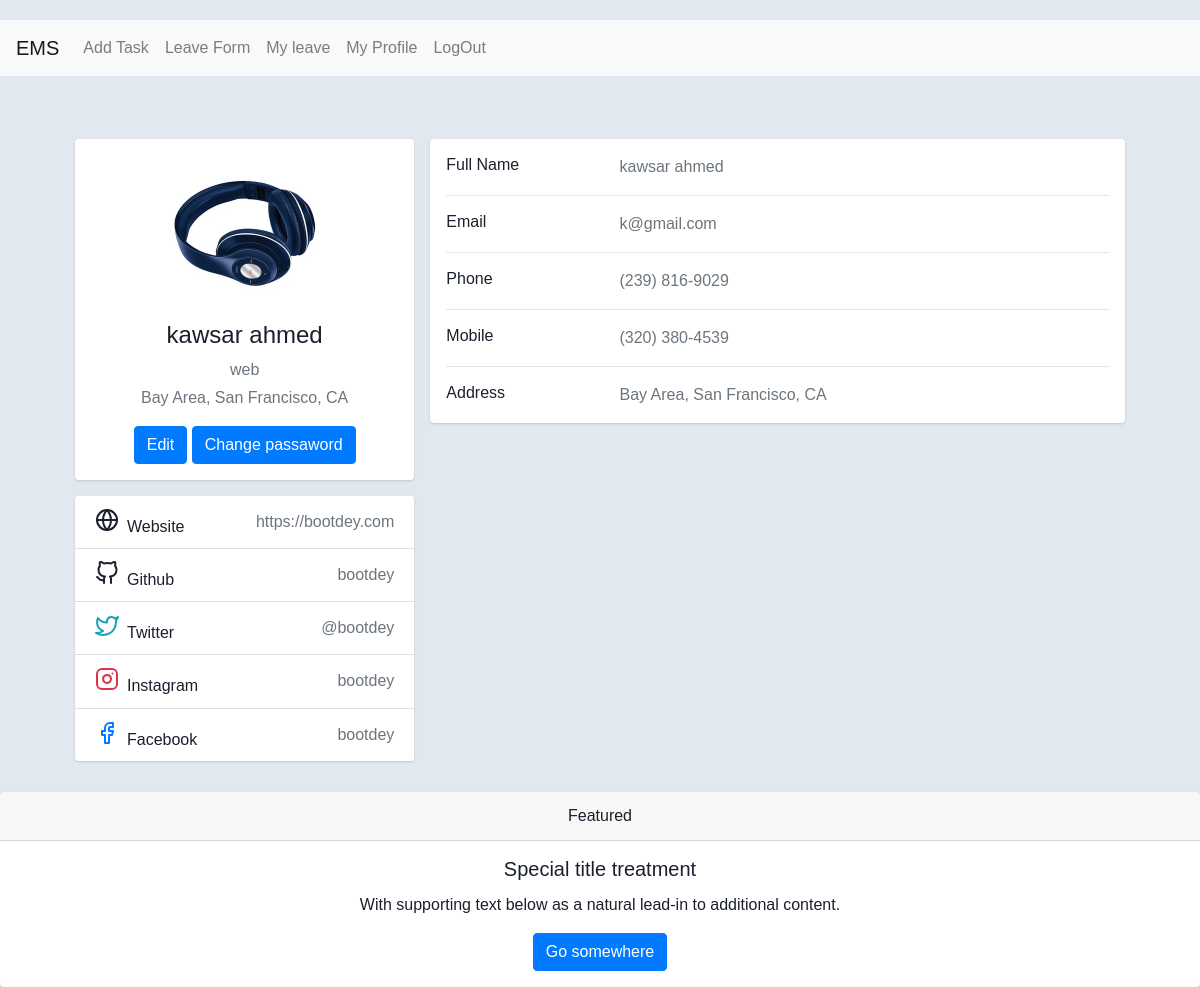
The page /my-profile (signed in) on the database its author committed.
### ppemsapp/models.py (models this page shows, shortened)
class Profile(models.Model):
    user = models.OneToOneField(User, on_delete=models.CASCADE)
    department = models.CharField(max_length = 250)
    profile_image = models.ImageField(blank = True, null = True, upload_to='img', default='si.png')
    def imgurl(self):
        try:
            image = self.profile_image.url
        except:
            image = ''
        return image

### ppemsapp/views.py (the view)
# urls.py: path('my-profile', my_profile, name='my_profile'),
@login_required(login_url='/login')
def my_profile(request):
    if request.user.is_authenticated:
        try:
            user = request.user
            print(user)
            if user:
                profile = Profile.objects.get(user = user)
                context = {'profile':profile}
                print('asdeeu')
                return render(request, 'profile.html', context)
        except:
            message = "user is not logged in"
            context = {'message':message}
            return render(request, 'profile.html', context)
    else:
        return redirect("/login")

### ppemsapp/templatetags/has_group.py (called while the page is built)
@register.filter(name='has_group')
def has_group(user, group_name):
    group = Group.objects.get(name=group_name)
    return True if group in user.groups.all() else False

### templates/profile.html (shortened to what this page needs)
{% extends 'base.html' %}
{% block content %}
<div class="container">
    <div class="main-body mt-5">
          <div class="row gutters-sm">
            <div class="col-md-4 mb-3">
              <div class="card">
                <div class="card-body">
                  <div class="d-flex flex-column align-items-center text-center">
                    <img src="{{ profile.imgurl }}" alt="Admin" class="rounded-circle" width="150">
                    <div class="mt-3">
                      <h4>{{ profile.user.first_name }} {{ profile.user.last_name }}</h4>
                      <p class="text-secondary mb-1">{{ profile.department }}</p>
                      <p class="text-muted font-size-sm">Bay Area, San Francisco, CA</p>
                      <a href="{% url 'edit_profile' %}"><button class="btn btn-primary">Edit</button></a>
                      <a href="{% url 'change_passaword' %}"><button class="btn btn-primary">Change passaword</button></a>
                    </div>
                  </div>
                </div>
              </div>
              <div class="card mt-3">
                <ul class="list-group list-group-flush">
                  <li class="list-group-item d-flex justify-content-between align-items-center flex-wrap">
                    <h6 class="mb-0">Website</h6>
                    <span class="text-secondary">https://bootdey.com</span>
                  </li>
                  <li class="list-group-item d-flex justify-content-between align-items-center flex-wrap">
                    <h6 class="mb-0">Github</h6>
                    <span class="text-secondary">bootdey</span>
                  </li>
                  <li class="list-group-item d-flex justify-content-between align-items-center flex-wrap">
                    <h6 class="mb-0">Twitter</h6>
                    <span class="text-secondary">@bootdey</span>
                  </li>
                  <li class="list-group-item d-flex justify-content-between align-items-center flex-wrap">
                    <h6 class="mb-0">Instagram</h6>
                    <span class="text-secondary">bootdey</span>
                  </li>
                  <li class="list-group-item d-flex justify-content-between align-items-center flex-wrap">
                    <h6 class="mb-0">Facebook</h6>
                    <span class="text-secondary">bootdey</span>
                  </li>
                </ul>
              </div>
            </div>
            <div class="col-md-8">
              <div class="card mb-3">
                <div class="card-body">
                  <div class="row">
                    <div class="col-sm-3">
                      <h6 class="mb-0">Full Name</h6>
                    </div>
                    <div class="col-sm-9 text-secondary">
                      {{ profile.user.first_name }} {{ profile.user.last_name }}
                    </div>
                  </div>
                  <hr>
                  <div class="row">
                    <div class="col-sm-3">
                      <h6 class="mb-0">Email</h6>
                    </div>
                    <div class="col-sm-9 text-secondary">
                      {{ profile.user.email }}
                    </div>
                  </div>
                  <hr>
                  <div class="row">
                    <div class="col-sm-3">
                      <h6 class="mb-0">Phone</h6>
                    </div>
                    <div class="col-sm-9 text-secondary">
                      (239) 816-9029
                    </div>
                  </div>
                  <hr>
                  <div class="row">
                    <div class="col-sm-3">
                      <h6 class="mb-0">Mobile</h6>
                    </div>
                    <div class="col-sm-9 text-secondary">
                      (320) 380-4539
                    </div>
                  </div>
                  <hr>
                  <div class="row">
                    <div class="col-sm-3">
                      <h6 class="mb-0">Address</h6>
                    </div>
                    <div class="col-sm-9 text-secondary">
                      Bay Area, San Francisco, CA
                    </div>
                  </div>
                </div>
              </div>
            </div>
          </div>
        </div>
    </div>
{% endblock %}

### static/css/popup.css (style rules this page uses)
body { font-family: Arial, sans-serif; height: 100vh; z-index: 999; }

### static/profile.css (style rules this page uses)
body { margin-top:20px; color: #1a202c; text-align: left; background-color: #e2e8f0; }
.main-body { padding: 15px; }
.card { box-shadow: 0 1px 3px 0 rgba(0,0,0,.1), 0 1px 2px 0 rgba(0,0,0,.06); }
.card { position: relative; display: flex; flex-direction: column; min-width: 0; word-wrap: break-word; background-color: #fff; background-clip: border-box; border: 0 solid rgba(0,0,0,.125); border-radius: .25rem; }
.card-body { flex: 1 1 auto; min-height: 1px; padding: 1rem; }
.gutters-sm { margin-right: -8px; margin-left: -8px; }
.gutters-sm>.col, .gutters-sm>[class*=col-] { padding-right: 8px; padding-left: 8px; }
.mb-3, .my-3 { margin-bottom: 1rem!important; }

### rows shown on the page
Profile: imgurl (picture), user.first_name "kawsar", user.last_name "ahmed", department "web", user.email "k@gmail.com"
